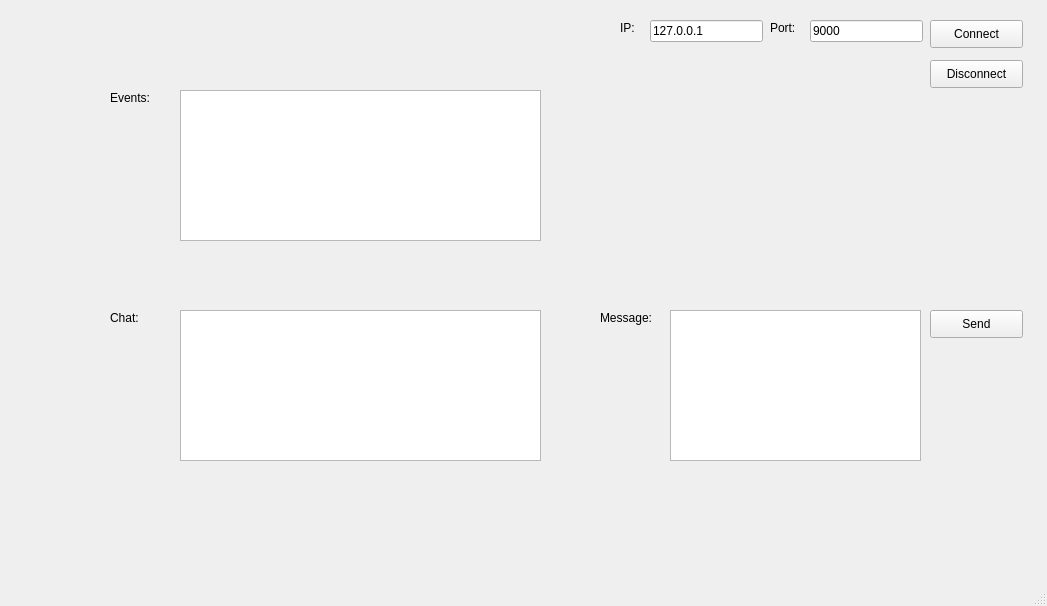
<?xml version="1.0" encoding="UTF-8"?>
<ui version="4.0">
 <class>MainWindow</class>
 <widget class="QMainWindow" name="MainWindow">
  <property name="geometry">
   <rect>
    <x>0</x>
    <y>0</y>
    <width>1047</width>
    <height>606</height>
   </rect>
  </property>
  <property name="windowTitle">
   <string>MainWindow</string>
  </property>
  <widget class="QWidget" name="centralwidget">
   <widget class="QPushButton" name="pushButton">
    <property name="geometry">
     <rect>
      <x>930</x>
      <y>20</y>
      <width>93</width>
      <height>28</height>
     </rect>
    </property>
    <property name="text">
     <string>Connect</string>
    </property>
   </widget>
   <widget class="QLineEdit" name="textIP">
    <property name="geometry">
     <rect>
      <x>650</x>
      <y>20</y>
      <width>113</width>
      <height>22</height>
     </rect>
    </property>
    <property name="text">
     <string>127.0.0.1</string>
    </property>
   </widget>
   <widget class="QLineEdit" name="textPort">
    <property name="geometry">
     <rect>
      <x>810</x>
      <y>20</y>
      <width>113</width>
      <height>22</height>
     </rect>
    </property>
    <property name="text">
     <string>9000</string>
    </property>
   </widget>
   <widget class="QLabel" name="label">
    <property name="geometry">
     <rect>
      <x>620</x>
      <y>20</y>
      <width>21</width>
      <height>16</height>
     </rect>
    </property>
    <property name="text">
     <string>IP:</string>
    </property>
   </widget>
   <widget class="QLabel" name="label_2">
    <property name="geometry">
     <rect>
      <x>770</x>
      <y>20</y>
      <width>55</width>
      <height>16</height>
     </rect>
    </property>
    <property name="text">
     <string>Port:</string>
    </property>
   </widget>
   <widget class="QTextEdit" name="textEdit">
    <property name="geometry">
     <rect>
      <x>180</x>
      <y>90</y>
      <width>361</width>
      <height>151</height>
     </rect>
    </property>
   </widget>
   <widget class="QLabel" name="label_3">
    <property name="geometry">
     <rect>
      <x>110</x>
      <y>90</y>
      <width>55</width>
      <height>16</height>
     </rect>
    </property>
    <property name="text">
     <string>Events:</string>
    </property>
   </widget>
   <widget class="QLabel" name="label_4">
    <property name="geometry">
     <rect>
      <x>110</x>
      <y>310</y>
      <width>55</width>
      <height>16</height>
     </rect>
    </property>
    <property name="text">
     <string>Chat:</string>
    </property>
   </widget>
   <widget class="QPushButton" name="pushButton_2">
    <property name="geometry">
     <rect>
      <x>930</x>
      <y>60</y>
      <width>93</width>
      <height>28</height>
     </rect>
    </property>
    <property name="text">
     <string>Disconnect</string>
    </property>
   </widget>
   <widget class="QLabel" name="label_5">
    <property name="geometry">
     <rect>
      <x>600</x>
      <y>310</y>
      <width>55</width>
      <height>16</height>
     </rect>
    </property>
    <property name="text">
     <string>Message:</string>
    </property>
   </widget>
   <widget class="QTextEdit" name="messageText">
    <property name="geometry">
     <rect>
      <x>670</x>
      <y>310</y>
      <width>251</width>
      <height>151</height>
     </rect>
    </property>
   </widget>
   <widget class="QPushButton" name="pushButton_3">
    <property name="geometry">
     <rect>
      <x>930</x>
      <y>310</y>
      <width>93</width>
      <height>28</height>
     </rect>
    </property>
    <property name="text">
     <string>Send</string>
    </property>
   </widget>
   <widget class="QTextEdit" name="textEdit_4">
    <property name="geometry">
     <rect>
      <x>180</x>
      <y>310</y>
      <width>361</width>
      <height>151</height>
     </rect>
    </property>
   </widget>
  </widget>
  <widget class="QMenuBar" name="menubar">
   <property name="geometry">
    <rect>
     <x>0</x>
     <y>0</y>
     <width>1047</width>
     <height>26</height>
    </rect>
   </property>
  </widget>
  <widget class="QStatusBar" name="statusbar"/>
 </widget>
 <resources/>
 <connections/>
</ui>
